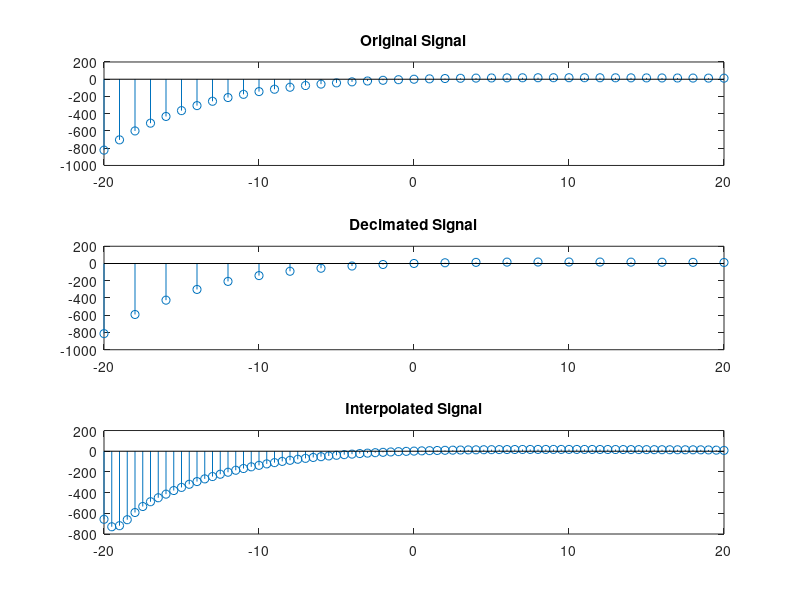

MATLAB code to generate this figure:
clear all;
close all;

domain1 = -20:20;
domain2 = -20:2:20;
domain3 = -20:0.5:20;

myFunction = @(K,n,C)(K.*n.*(C.^n));

range1 = myFunction(5,domain1,0.9);
range2 = decimate(range1,2);
range3 = interp(range1,2);

subplot(3,1,1);
stem(domain1, range1);
title('Original Signal');

subplot(3,1,2);
stem(domain2, range2);
title('Decimated Signal');

subplot(3,1,3);
stem(domain3, range3(1:81));
title('Interpolated Signal');